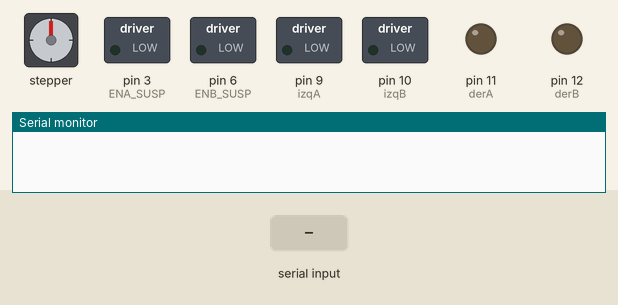
Recording of a sketch running on a simulated Arduino Uno, built with avr-gcc and run on an emulated ATmega328P. Parts: stepper motor, switched loads named in the sketch (green lamp = pin HIGH), output pins drawn as LEDs (lit = HIGH), the last lines printed to the serial monitor. Wiring (inferred from the names in the program): stepper motor (2048 steps per turn assumed): coils pin 5, pin 4, pin 7, pin 8. Inputs (shaded band) come from the test bench.

Above: at 1.2 s.
1.3 s: "F" received over Serial
At 1.8 s:
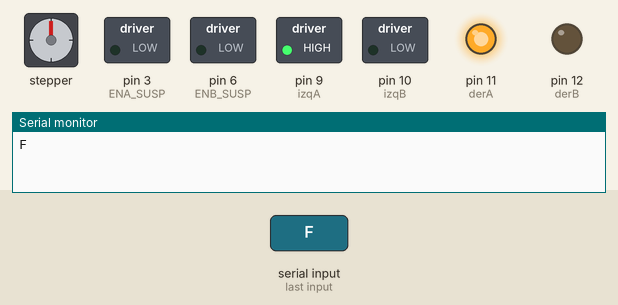
2.8 s: byte 82 ('R') received over Serial
At 3.1 s:
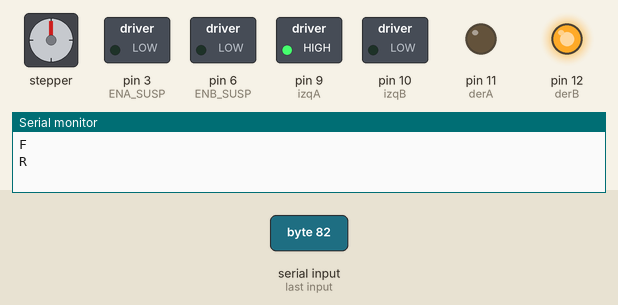
4.3 s: byte 76 ('L') received over Serial
At 5.3 s:
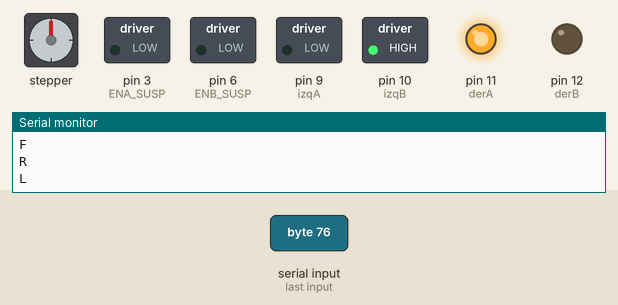
5.8 s: "B" received over Serial
At 6.7 s:
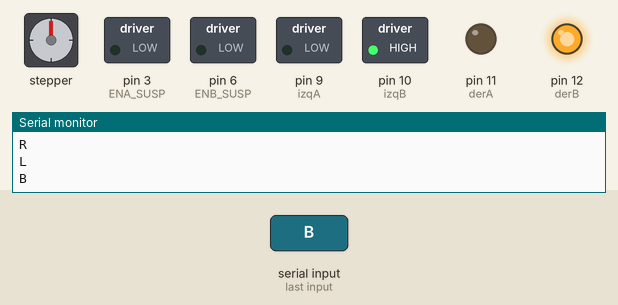
7.3 s: byte 83 ('S') received over Serial
At 7.6 s:
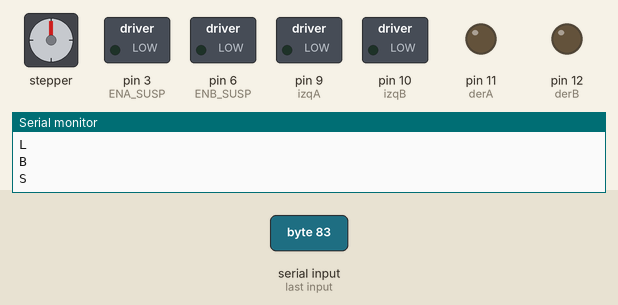
Timing chart, 0 to 10.3 s (numbered marks = the images above; inputs shaded):
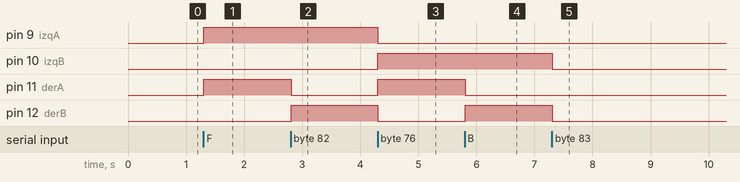

Measured:
- after the input at 1.3 s, pin 9 (izqA), pin 11 (derA): LOW → HIGH at once
- after the input at 2.8 s, pin 11 (derA): HIGH → LOW at once; pin 12 (derB): LOW → HIGH at once
- after the input at 4.3 s, pin 9 (izqA), pin 12 (derB): HIGH → LOW at once; pin 10 (izqB), pin 11 (derA): LOW → HIGH at once
- after the input at 5.8 s, pin 11 (derA): HIGH → LOW at once; pin 12 (derB): LOW → HIGH at once
- after the input at 7.3 s, pin 10 (izqB), pin 12 (derB): HIGH → LOW at once

The sketch:

CodigoCarroSuspension.ino
```cpp
//------------Pines usados para el control del carro-llantas------------//
int izqA = 9;
int izqB = 10;
int derA = 11;
int derB = 12;

//------------Pines usados para el control de la suspension------------//
//  Bobina Izquierda de la Suspension
int const ENA_SUSP = 3; // controld el pwm
int const IN1 = 5;
int const IN2 = 4;
//  Motor Derecha de la Suspension
int const ENB_SUSP = 6; // controld el pwm
int const IN3 = 7;
int const IN4 = 8;

//------------Variables constantes------------//
int const MIN_SPEED = 10;    // Minima señal pwm
int const ACCEL_DELAY = 50;  // tiempo de subida y bajada
int const inc_dec_amount = 2; // contante de incremento suspensión

//------------Variables constantes de la comunicación bluetooth------------//
char bluetooth; // variable donde se guarda el valor recibido por el bluetoot del celular
bool suspension_mode;

// Variables de Suspensión
char susp_curr_direction_right;
char susp_curr_direction_left;
int susp_curr_speed_right;
int susp_curr_speed_left;

//===============================================================================
//  Inicialización y configuracion de los Pines
//===============================================================================
void setup() {
  // Moviemiento del carro
  pinMode(derA, OUTPUT);
  pinMode(derB, OUTPUT);
  pinMode(izqA, OUTPUT);
  pinMode(izqB, OUTPUT);

  // Control de la suspensión
  pinMode(ENA_SUSP, OUTPUT);
  pinMode(ENB_SUSP, OUTPUT);
  pinMode(IN1, OUTPUT);
  pinMode(IN2, OUTPUT);
  pinMode(IN3, OUTPUT);
  pinMode(IN4, OUTPUT);

  // Se inizializa el movimiento del carro y de la suspension en modo apagado, protección
  digitalWrite(derA, LOW);
  digitalWrite(derB, LOW);
  digitalWrite(izqA, LOW);
  digitalWrite(izqB, LOW);
  digitalWrite(IN1, LOW);
  digitalWrite(IN2, LOW);
  digitalWrite(IN3, LOW);
  digitalWrite(IN4, LOW);

  // Valores de inizialización de la suspension valores por defecto
  suspension_mode = false;
  susp_curr_direction_right = 'F';  // forward
  susp_curr_direction_left = 'F';   // forward
  susp_curr_speed_right = 0;        // stop
  susp_curr_speed_left = 0;         // stop

  Serial.begin(38400);  // Configuracion de la velocidad entre el arduino y el Bluetooth a 38400 Baud/s
}
//===============================================================================
//  Main
//===============================================================================
void loop() {
  // Comunicación Serial- Bluetooth
  if (Serial.available()) {
    bluetooth = Serial.read();
    Serial.println(bluetooth);
  }

  // Mdo de Suspensción elije si quiere modo carro o modo suspensión
  if (bluetooth == 'X')
    suspension_mode = true; // entra al control de la suspensión electromagnetica
  else if (bluetooth == 'x')
    suspension_mode = false; // entra al control del movimiento del carro

///------------Bloque del control de la suspensión------------//

  if (suspension_mode) {
    switch (bluetooth) {
      // La suspension se levanta
      case 'F':
        setDirAndSpeed('F', susp_curr_direction_right, susp_curr_speed_right);
        setDirAndSpeed('F', susp_curr_direction_left, susp_curr_speed_left);
        break;
        // La suspension baja
      case 'B':
        setDirAndSpeed('B', susp_curr_direction_right, susp_curr_speed_right);
        setDirAndSpeed('B', susp_curr_direction_left, susp_curr_speed_left);
        break;
        // la suspension levanta lado derecho
      case 'I':
        setDirAndSpeed('F', susp_curr_direction_right, susp_curr_speed_right);
        break;
        // la suspension baja lado derecho
      case 'J':
        setDirAndSpeed('B', susp_curr_direction_right, susp_curr_speed_right);
        break;
        // la suspension levanta lado izquierdo
      case 'G':
        setDirAndSpeed('F', susp_curr_direction_left, susp_curr_speed_left);
        break;
        // la suspension baja lado izquierdo
      case 'H':
        setDirAndSpeed('B', susp_curr_direction_left, susp_curr_speed_left);
        break;

      // Para, resetea el valor
      case 'W':
      case 'w':
        susp_curr_direction_right = 'F';  // Levanta
        susp_curr_speed_right = 0;        // para
        susp_curr_direction_left = 'F';   // Levanta
        susp_curr_speed_left = 0;         // para
        break;

      default:
        break;
    }
    // aplica el estado de selección
    DriverMotor('A', susp_curr_direction_right, susp_curr_speed_right);
    DriverMotor('B', susp_curr_direction_left, susp_curr_speed_left);
  }

///------------Bloque del control de la controldel carro------------//
  else {
    switch (bluetooth) {
      // El carro queda en detenido, parado
      case 'S':
        digitalWrite(derB, LOW);
        digitalWrite(izqB, LOW);
        digitalWrite(derA, LOW);
        digitalWrite(izqA, LOW);
        break;
        // EL carro avanza
      case 'F':
        digitalWrite(derB, LOW);
        digitalWrite(izqB, LOW);
        digitalWrite(derA, HIGH);
        digitalWrite(izqA, HIGH);
        break;
        // EL carro retrocede
      case 'B':
        digitalWrite(derA, LOW);
        digitalWrite(izqA, LOW);
        digitalWrite(derB, HIGH);
        digitalWrite(izqB, HIGH);
        break;
        // El carro gira a la derecha
      case 'R':
        digitalWrite(derB, HIGH);
        digitalWrite(izqB, LOW);
        digitalWrite(derA, LOW);
        digitalWrite(izqA, HIGH);
        break;
        // El carro gira a la Inquierda
      case 'L':
        digitalWrite(derB, LOW);
        digitalWrite(izqB, HIGH);
        digitalWrite(izqA, LOW);
        digitalWrite(derA, HIGH);
        break;
      default:
        break;
    }
  }
  delay(10);
}

///------------Bloque del control de los movimientos de la suspension------------//
// alzado, reposo, izquierdo o derecho
void DriverMotor(char mot, char dir, int speed) {
  // remap the speed from range 0-100 to 0-255
  int newspeed;
  if (speed == 0)
    newspeed = 0;  // Don't remap zero, but remap everything else.
  else
    newspeed = map(speed, 1, 100, MIN_SPEED, 255);

  switch (mot) {
    case 'A':  // Controlling Motor A
      if (dir == 'F') {
        digitalWrite(IN1, HIGH);
        digitalWrite(IN2, LOW);
      } else if (dir == 'R') {
        digitalWrite(IN1, LOW);
        digitalWrite(IN2, HIGH);
      }
      analogWrite(ENA_SUSP, newspeed);
      break;

    case 'B':  // Controlling Motor B
      if (dir == 'F') {
        digitalWrite(IN3, HIGH);
        digitalWrite(IN4, LOW);
      } else if (dir == 'R') {
        digitalWrite(IN3, LOW);
        digitalWrite(IN4, HIGH);
      }
      analogWrite(ENB_SUSP, newspeed);
      break;

    case 'C':  // Controlling Both Motors
      if (dir == 'F') {
        digitalWrite(IN1, HIGH);
        digitalWrite(IN2, LOW);
        digitalWrite(IN3, HIGH);
        digitalWrite(IN4, LOW);
      } else if (dir == 'R') {
        digitalWrite(IN1, LOW);
        digitalWrite(IN2, HIGH);
        digitalWrite(IN3, LOW);
        digitalWrite(IN4, HIGH);
      }
      analogWrite(ENA_SUSP, newspeed);
      analogWrite(ENB_SUSP, newspeed);
      break;
  }
}


///------------Bloque del control pwm y altura de la suspensión------------//
void setDirAndSpeed(char requested_dir, char &curr_direction, int &curr_speed) {
  switch (requested_dir) {
    // La suspension se levanta
    case 'F':
      if (curr_direction == 'F' && 100 - inc_dec_amount < curr_speed)
        curr_speed = 100;

      else if (curr_direction == 'F' && 0 <= curr_speed)
        curr_speed += inc_dec_amount;

      else if (curr_direction == 'R' && curr_speed <= MIN_SPEED + inc_dec_amount) {
        curr_direction = 'F';  // forward
        curr_speed = 0;
      }

      else
        curr_speed -= inc_dec_amount;
      break;
    // La suspensio baja
    case 'B':
      if (curr_direction == 'R' && 100 - inc_dec_amount < curr_speed)
        curr_speed = 100;

      else if (curr_direction == 'R' && 0 <= curr_speed)
        curr_speed += inc_dec_amount;

      else if (curr_direction == 'F' && curr_speed <= MIN_SPEED + inc_dec_amount) {
        curr_direction = 'R';  // forward
        curr_speed = 0;
      }
      else
        curr_speed -= inc_dec_amount;
      break;

    default:
      // preserve current state
      break;
  }
}
```
